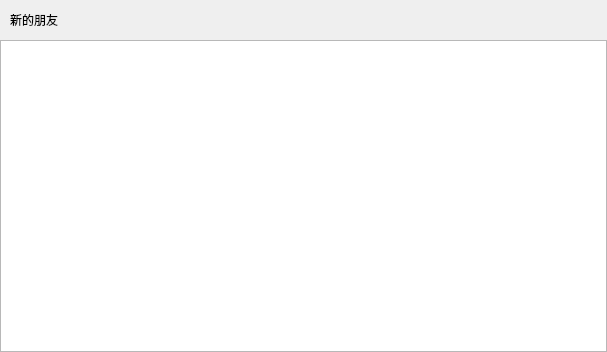
<?xml version="1.0" encoding="UTF-8"?>
<ui version="4.0">
 <class>ApplyFriendPage</class>
 <widget class="QWidget" name="ApplyFriendPage">
  <property name="geometry">
   <rect>
    <x>0</x>
    <y>0</y>
    <width>607</width>
    <height>352</height>
   </rect>
  </property>
  <property name="windowTitle">
   <string>Form</string>
  </property>
  <layout class="QVBoxLayout" name="verticalLayout">
   <property name="spacing">
    <number>0</number>
   </property>
   <property name="leftMargin">
    <number>0</number>
   </property>
   <property name="topMargin">
    <number>0</number>
   </property>
   <property name="rightMargin">
    <number>0</number>
   </property>
   <property name="bottomMargin">
    <number>0</number>
   </property>
   <item>
    <widget class="QWidget" name="friend_apply_wid" native="true">
     <layout class="QHBoxLayout" name="horizontalLayout">
      <property name="spacing">
       <number>0</number>
      </property>
      <property name="leftMargin">
       <number>0</number>
      </property>
      <property name="topMargin">
       <number>0</number>
      </property>
      <property name="rightMargin">
       <number>0</number>
      </property>
      <property name="bottomMargin">
       <number>0</number>
      </property>
      <item>
       <spacer name="horizontalSpacer_2">
        <property name="orientation">
         <enum>Qt::Orientation::Horizontal</enum>
        </property>
        <property name="sizeType">
         <enum>QSizePolicy::Policy::Fixed</enum>
        </property>
        <property name="sizeHint" stdset="0">
         <size>
          <width>10</width>
          <height>20</height>
         </size>
        </property>
       </spacer>
      </item>
      <item>
       <widget class="QLabel" name="friend_apply_lb">
        <property name="minimumSize">
         <size>
          <width>0</width>
          <height>40</height>
         </size>
        </property>
        <property name="maximumSize">
         <size>
          <width>16777215</width>
          <height>40</height>
         </size>
        </property>
        <property name="text">
         <string>新的朋友</string>
        </property>
       </widget>
      </item>
     </layout>
    </widget>
   </item>
   <item>
    <widget class="QWidget" name="widget_2" native="true">
     <layout class="QVBoxLayout" name="verticalLayout_2">
      <property name="spacing">
       <number>0</number>
      </property>
      <property name="leftMargin">
       <number>0</number>
      </property>
      <property name="topMargin">
       <number>0</number>
      </property>
      <property name="rightMargin">
       <number>0</number>
      </property>
      <property name="bottomMargin">
       <number>0</number>
      </property>
      <item>
       <widget class="ApplyFriendList" name="apply_friend_list"/>
      </item>
     </layout>
    </widget>
   </item>
  </layout>
 </widget>
 <customwidgets>
  <customwidget>
   <class>ApplyFriendList</class>
   <extends>QListWidget</extends>
   <header location="global">applyfriendlist.h</header>
  </customwidget>
 </customwidgets>
 <resources/>
 <connections/>
</ui>
